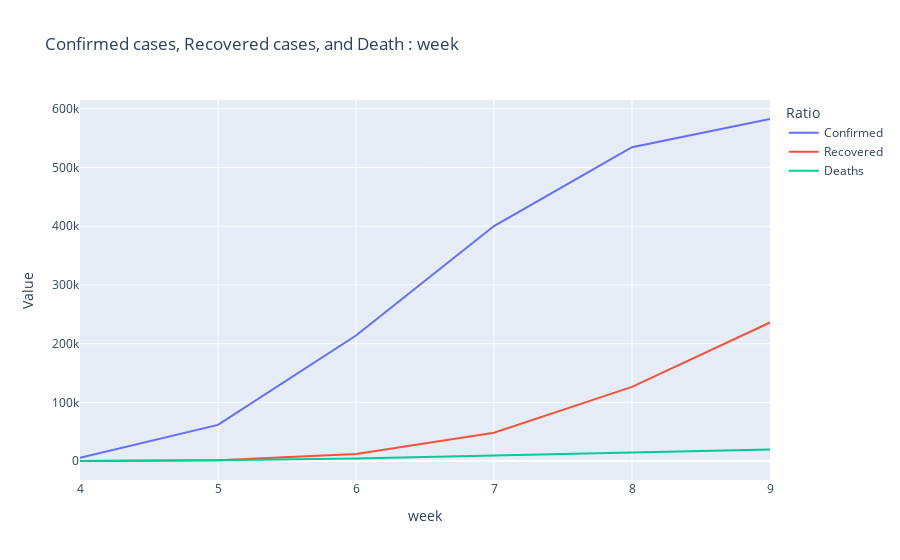

Notebook source saved alongside this figure:
### Markdown cell above
- Hafta bazlı toplam(kümülatif) onaylanmış vaka, toplam kurtulma ve toplam ölüm sayısının çizgi grafiği:

### Code cell
line_data = corona.groupby('week').sum().reset_index()

line_data = line_data.melt(id_vars='week', 
                 value_vars=['Confirmed', 
                             'Recovered', 
                             'Deaths'], 
                 var_name='Ratio', 
                 value_name='Value')
fig = px.line(line_data, x="week", y="Value", color='Ratio', 
              title='Confirmed cases, Recovered cases, and Death : week')
fig.show()

### Figure 1 — Plotly figure (JSON) as saved in the notebook; plotly's stock layout.template omitted (floating-point values rounded to 4 significant figures)
{"data": [{"hoverlabel": {"namelength": 0}, "hovertemplate": "Ratio=Confirmed<br>week=%{x}<br>Value=%{y}", "legendgroup": "Confirmed", "line": {"color": "#636efa", "dash": "solid"}, "mode": "lines", "name": "Confirmed", "showlegend": true, "type": "scatter", "x": [4, 5, 6, 7, 8, 9], "xaxis": "x", "y": [5705, 61655, 213891, 400303, 534665, 582646], "yaxis": "y"}, {"hoverlabel": {"namelength": 0}, "hovertemplate": "Ratio=Recovered<br>week=%{x}<br>Value=%{y}", "legendgroup": "Recovered", "line": {"color": "#EF553B", "dash": "solid"}, "mode": "lines", "name": "Recovered", "showlegend": true, "type": "scatter", "x": [4, 5, 6, 7, 8, 9], "xaxis": "x", "y": [185, 1415, 11957, 48392, 126403, 236002], "yaxis": "y"}, {"hoverlabel": {"namelength": 0}, "hovertemplate": "Ratio=Deaths<br>week=%{x}<br>Value=%{y}", "legendgroup": "Deaths", "line": {"color": "#00cc96", "dash": "solid"}, "mode": "lines", "name": "Deaths", "showlegend": true, "type": "scatter", "x": [4, 5, 6, 7, 8, 9], "xaxis": "x", "y": [159, 1351, 4547, 9574, 15422, 19730], "yaxis": "y"}], "layout": {"legend": {"title": {"text": "Ratio"}, "tracegroupgap": 0}, "title": {"text": "Confirmed cases, Recovered cases, and Death : week"}, "xaxis": {"anchor": "y", "domain": [0, 1], "title": {"text": "week"}}, "yaxis": {"anchor": "x", "domain": [0, 1], "title": {"text": "Value"}}}}
